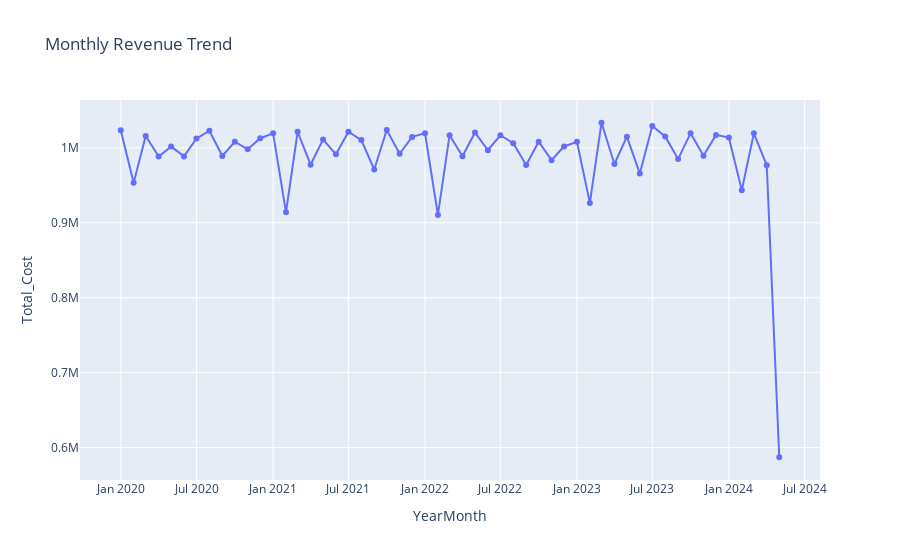

Notebook code cell kept with this figure:
### Markdown cell above
Q1. How is revenue trending over time?

### Code cell
df['YearMonth'] = df['Date'].dt.to_period('M').astype(str)

monthly_revenue = (
    df.groupby('YearMonth')['Total_Cost']
    .sum()
    .reset_index()
)

fig = px.line(
    monthly_revenue,
    x="YearMonth",
    y="Total_Cost",
    title="Monthly Revenue Trend",
    markers=True
)
fig.show()
plt.savefig(VISUALS_PATH / "overall_trend.png", dpi=300, bbox_inches="tight")

### Figure 1 — Plotly figure (JSON) as saved in the notebook; plotly's stock layout.template omitted (floating-point values rounded to 4 significant figures)
{"data": [{"hovertemplate": "YearMonth=%{x}<br>Total_Cost=%{y}<extra></extra>", "legendgroup": "", "line": {"color": "#636efa", "dash": "solid"}, "marker": {"symbol": "circle"}, "mode": "lines+markers", "name": "", "orientation": "v", "showlegend": false, "type": "scatter", "x": ["2020-01", "2020-02", "2020-03", "2020-04", "2020-05", "2020-06", "2020-07", "2020-08", "2020-09", "2020-10", "2020-11", "2020-12", "2021-01", "2021-02", "2021-03", "2021-04", "2021-05", "2021-06", "2021-07", "2021-08", "2021-09", "2021-10", "2021-11", "2021-12", "2022-01", "2022-02", "2022-03", "2022-04", "2022-05", "2022-06", "2022-07", "2022-08", "2022-09", "2022-10", "2022-11", "2022-12", "2023-01", "2023-02", "2023-03", "2023-04", "2023-05", "2023-06", "2023-07", "2023-08", "2023-09", "2023-10", "2023-11", "2023-12", "2024-01", "2024-02", "2024-03", "2024-04", "2024-05"], "xaxis": "x", "y": [1024000.0, 953500.0, 1016000.0, 988500.0, 1002000.0, 988600.0, 1013000.0, 1023000.0, 989200.0, 1008000.0, 998100.0, 1013000.0, 1019000.0, 914100.0, 1022000.0, 977500.0, 1011000.0, 991400.0, 1022000.0, 1010000.0, 971100.0, 1024000.0, 992100.0, 1015000.0, 1019000.0, 910400.0, 1017000.0, 988900.0, 1021000.0, 996900.0, 1017000.0, 1006000.0, 977100.0, 1008000.0, 983600.0, 1002000.0, 1008000.0, 926500.0, 1034000.0, 978500.0, 1015000.0, 965800.0, 1029000.0, 1015000.0, 985000.0, 1020000.0, 989600.0, 1017000.0, 1014000.0, 943300.0, 1019000.0, 976700.0, 587000.0], "yaxis": "y"}], "layout": {"legend": {"tracegroupgap": 0}, "title": {"text": "Monthly Revenue Trend"}, "xaxis": {"anchor": "y", "domain": [0, 1], "title": {"text": "YearMonth"}}, "yaxis": {"anchor": "x", "domain": [0, 1], "title": {"text": "Total_Cost"}}}}
